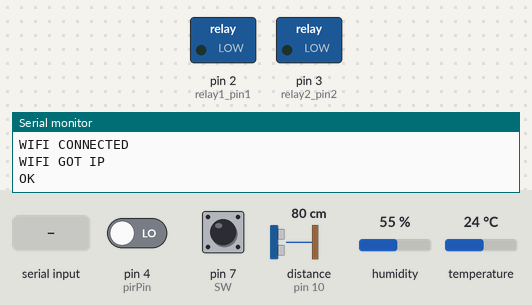
A sketch run on a simulated Arduino Leonardo, built with avr-gcc and run on an emulated ATmega32U4. On the bench: switched loads named in the sketch (green lamp = pin HIGH), the last lines printed to the serial monitor. The inputs (shaded band) are chosen by the test bench; at power-on: pin 4 (pirPin) LOW, temperature 24 °C, pin 7 (SW) HIGH, distance to the obstacle (sensor on pin 10) 80 cm, humidity 55 %. The echo pulse lasts 58.3 µs per cm; the modem accepts every AT command (registered, SIM ready, sends succeed) and sends nothing else; pins used as bus, display or sensor lines are not drawn.

Above: at 14.7 s.
14.8 s: pin 4 (pirPin) driven HIGH
At 21.6 s:
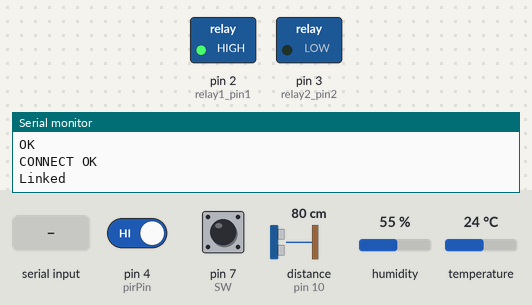
24.6 s: temperature set to 41 °C
At 30.3 s:
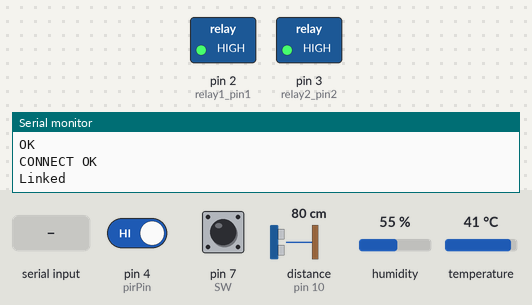
33.1 s: "1" received over the second serial link
Timing chart, 0 to 42.7 s (numbered marks = the images above; inputs shaded):
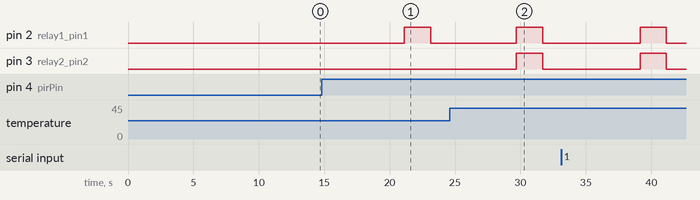

The sketch:

StoreSenseSaveCode.ino
```cpp
#include <dht.h>

dht DHT;

#define DHT11_PIN    8
#define relay1_pin1  2
#define relay2_pin2  3
#define pinTrig      11
#define pinEcho      10
#define pirPin       4
#define SW           7

int distance = 0;
int Container_Size =0;
byte pirFlag=0 ,auto_manual_flag = 0,fan_flag=0 , light_flag =0 , Switch_Flag=0;

int crnt_match_point = 0;
char browser_LinkID = 0,App_LinkID = 0;
char AppContDataSending = 0;
int ContSending_timer = 0;
unsigned int Humidity = 0,Temperature = 0;

int base_ms = 0;

void setup() {
  // put your setup code here, to run once:
Serial1.begin(115200);
Serial.begin(9600);
//mySerial.begin (115200);
pinMode(pirPin,INPUT);
pinMode(pinTrig,OUTPUT);
pinMode(pinEcho,INPUT);
pinMode(SW,INPUT_PULLUP);
pinMode(relay1_pin1,OUTPUT);
pinMode(relay2_pin2,OUTPUT);

digitalWrite(relay1_pin1,LOW);
digitalWrite(relay2_pin2,LOW);

if(!AT_test())              Serial.println("WifiModule Error");
if(!Server_setup())         Serial.println("Connection Error");

}

void loop() {
  // put your main code here, to run repeatedly:
int chk;
GET_NEW_DATA();

  delay(1);
  base_ms++;
  if(base_ms < 1000)  return;
  base_ms = 0;


  if(!digitalRead(SW))      Switch_Flag= 1;
  else                      Switch_Flag= 0;


 if(Switch_Flag == 0 )
  {       chk = DHT.read11(DHT11_PIN);
          Temperature = DHT.temperature;
          Humidity = DHT.humidity;
          ultrasonicSensor();

          if(digitalRead(pirPin))                 pirFlag=1;
          else                                    pirFlag=0;

            if((pirFlag==1)&&(Temperature < 35))
            {  if( auto_manual_flag == 0)
            {
                digitalWrite(relay1_pin1,HIGH);
                digitalWrite(relay2_pin2,LOW);
                delay(2000);
            }
            }

            if((pirFlag==1)&&(Temperature > 35))
             { if( auto_manual_flag == 0)
             {
                digitalWrite(relay1_pin1,HIGH);
                digitalWrite(relay2_pin2,HIGH);
                delay(2000);
              }
          }

  if(fan_flag == 1)         digitalWrite(relay2_pin2,HIGH);
  else                      digitalWrite(relay2_pin2,LOW);

  if(light_flag == 1)       digitalWrite(relay1_pin1,HIGH);
  else                      digitalWrite(relay1_pin1,LOW);
}

  delay(500);

SEND_DATA();

}

void ultrasonicSensor(void)
{
  digitalWrite(pinTrig,LOW);
  delayMicroseconds(2);
  digitalWrite(pinTrig,HIGH);
  delayMicroseconds(10);
  digitalWrite(pinTrig,LOW);

  distance = microsecondsToInches(pulseIn(pinEcho,HIGH));
  if(distance < 10)
   { Container_Size = (10 - distance)*10;
   }
   else  Container_Size = 0;
}

//-------------wifi code

void GET_NEW_DATA(void)
{ if (Serial1.available() == 0) return;
  String data = "";
  data = readData(5000);
  byte temp = 0;
  char str_to_char_buff[50];
  data.toCharArray(str_to_char_buff,50);
  Serial.println(data);
  if(compare_string(data, (char *)"+IPD,",5))
  {
      if(compare_string(data, (char *)"APP_Q",5))    auto_manual_flag = 0;
        if(compare_string(data, (char *)"APP_W",5))   auto_manual_flag = 1;
        if(auto_manual_flag == 1)
        {
          if(compare_string(data, (char *)"APP_E",5))   light_flag = 1;
          if(compare_string(data, (char *)"APP_R",5))   light_flag = 0;
          if(compare_string(data, (char *)"APP_T",5))   fan_flag = 1;
          if(compare_string(data, (char *)"APP_Y",5))   fan_flag = 0;
        }

  }
}


bool Server_setup(void)
{ AT_RESTORE();
  AT_CWMODE(3);
  AT_CIPMUX();
 // if(!AT_CWSAP("Warehouse","1234567890"))  return false;
    if(!AT_CWJAP("Jeet","ganeshaabc123"))    return false;
 // if (!AT_CIPSERVER(1234))                     return false;
  return true;
}

byte SEND_DATA(void)
{ if(!AT_CIPSTART())
  {  return 0;
  }
  if(!AT_CIPSEND())
  {// lcd.setCursor(0,1);
    Serial.println(" Data  Not Send ");
    return 0;
  }
  Serial.println("  Data Sent     ");
  return 1;

}
bool AT_CIPSTART(void)
{ String data = "";
  bool return_flag = 0;
 Serial1.println("AT+CIPSTART=1,\"TCP\",\"192.168.43.38\",80");
  data = readData(5000);
  return_flag = compare_string(data,(char *)"1,CONNECT",9);
  return(return_flag);
}


//http://192.168.0.57/1659/warehouse_management/data.php?A=0&B=0&C=0&D=0
bool AT_CIPSEND(void)
{
String Senddata="GET/1659/warehouse_management/data.php?A="+String(Container_Size)+"&B="+String( pirFlag)+"&C="+String(Temperature)+"&D="+String(Humidity)+"&E="+String(Switch_Flag)+" HTTP/1.1\r\nHost: 192.168.43.38\r\n\r\n";
  int Str_length = Senddata.length();
  String data = "";
   Serial1.print("AT+CIPSEND=1,");
   Serial1.println(Str_length,DEC);
  data = readData(2000);
  if(compare_string(data,(char *)">",1))
  {
    Serial1.println(Senddata);
    Serial.println(Senddata);
    data = readData(5000);
    Serial.println(data);
    char str_to_char_buff[200];
    data.toCharArray(str_to_char_buff,200);
    if(compare_string(data,(char *)"SEND OK",7))
    {
      if(compare_string(data, (char *)"APP_Q",5))    auto_manual_flag = 0;
        if(compare_string(data, (char *)"APP_W",5))   auto_manual_flag = 1;
        if(auto_manual_flag == 1)
        {
          if(compare_string(data, (char *)"APP_E",5))   light_flag = 1;
          if(compare_string(data, (char *)"APP_R",5))   light_flag = 0;
          if(compare_string(data, (char *)"APP_T",5))   fan_flag = 1;
          if(compare_string(data, (char *)"APP_Y",5))   fan_flag = 0;


        }
      return true;
    }
  }
  return false;
}


bool AT_test(void)
{ String data = "";
  Serial1.println(F("AT"));
  data = readData(2000);
  return(compare_string(data,(char *)"OK",2));
}

void AT_RESTORE(void)
{ Serial1.println(F("AT+RESTORE"));
  readData(500);
}

void AT_UART(long Uart_value)
{ Serial1.println("AT+UART="+String(Uart_value)+",8,1,0,0");
  readData(2000);
}


void AT_RST(void)
{ Serial1.println(F("AT+RST"));
  readData(500);
}

void AT_CWMODE(char Mode)
{Serial1.print(F("AT+CWMODE="));
 Serial1.println(Mode,DEC);
  readData(500);
}
void AT_CIPMUX(void)
{ String data = "";
 Serial1.println(F("AT+CIPMUX=1"));
  data = readData(500);
}

bool AT_CWSAP(String My_WifiName,String My_Wifipswd)
{ String data = "";
  Serial1.print(F("AT+CWSAP=\""));
  Serial1.print(My_WifiName);
  Serial1.print(F("\",\""));
  Serial1.print(My_Wifipswd);
  Serial1.println(F("\",5,3"));
  data = readData(5000);
  return (compare_string(data, (char *)"OK", 2));
}

bool AT_CWJAP(String ipaddr,String passwrd)
{ String data = "";
bool return_flag = 0;
  Serial1.print("AT+CWJAP=\"");
  Serial1.print(ipaddr);
  Serial1.print("\",\"");
  Serial1.print(passwrd);
  Serial1.println("\"");
  data = readData(10000);
  if(compare_string(data,(char *)"WIFI DISCONNECT",15)) return(0);
  return_flag = compare_string(data,(char *)"WIFI CONNECTED",14);
  return(return_flag);
}

bool AT_CIPSERVER(int port_num)
{ String data = "";
  Serial1.print(F("AT+CIPSERVER=1,"));
  Serial1.println(port_num,DEC);
  data = readData(500);
  return(compare_string(data,(char *)"OK",2));
}


bool AT_CIPCLOSE(char linkID)
{ String data = "";
  Serial1.print(F("AT+CIPCLOSE="));
  Serial1.println(linkID);
  data = readData(500);
  return(compare_string(data,(char *)"OK",2));
}

bool compare_string(String main_str,char *sub_str,char String2_size)
{ int main_str_length = 0,i = 0;
  main_str_length  = main_str.length();
  while(main_str_length != i)
  { if(main_str.substring(i,i + String2_size) == sub_str)
    { crnt_match_point = i+String2_size;
      return true;
    }
    i++;
  }
  return false;
}

String readData(unsigned long timeout)
{   String data = "";
    unsigned long t = millis();
    int i = 0;
    while(millis() - t < timeout)
    { if(Serial1.available() > 0)
      {   char r = Serial1.read();
          if(i < 50)  data += r;
          t = millis();
          i++;
      }
    }
 Serial.println(data);
    return data;
}

long microsecondsToInches(long microseconds)
{ // 73.746 microseconds per inch (i.e. sound travels at 1130 feet per
  // second).  This gives the distance travelled by the ping, outbound
  // and return, so we divide by 2 to get the distance of the obstacle.
  return microseconds / 74 / 2;
}
```

Measured:
- after the input at 14.8 s, pin 2 (relay1_pin1): LOW → HIGH after 6.3 s, → LOW 2.0 s later
- after the input at 24.6 s, pin 3 (relay2_pin2): LOW → HIGH after 5.1 s, → LOW 2.0 s later
